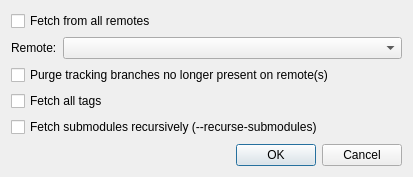
<?xml version="1.0" encoding="UTF-8"?>
<ui version="4.0">
 <class>QGitFetchDialog</class>
 <widget class="QDialog" name="QGitFetchDialog">
  <property name="geometry">
   <rect>
    <x>0</x>
    <y>0</y>
    <width>413</width>
    <height>177</height>
   </rect>
  </property>
  <property name="windowTitle">
   <string>Fetch</string>
  </property>
  <layout class="QVBoxLayout" name="verticalLayout">
   <item>
    <widget class="QCheckBox" name="checkBox_fetchFromAllRemotes">
     <property name="text">
      <string>Fetch from all remotes</string>
     </property>
    </widget>
   </item>
   <item>
    <layout class="QHBoxLayout" name="horizontalLayout_remote">
     <item>
      <widget class="QLabel" name="label_remote">
       <property name="text">
        <string>Remote:</string>
       </property>
      </widget>
     </item>
     <item>
      <widget class="QComboBox" name="comboBox_remote">
       <property name="sizePolicy">
        <sizepolicy hsizetype="Expanding" vsizetype="Fixed">
         <horstretch>0</horstretch>
         <verstretch>0</verstretch>
        </sizepolicy>
       </property>
      </widget>
     </item>
    </layout>
   </item>
   <item>
    <widget class="QCheckBox" name="checkBox_PurgeDeletedBranches">
     <property name="text">
      <string>Purge tracking branches no longer present on remote(s)</string>
     </property>
    </widget>
   </item>
   <item>
    <widget class="QCheckBox" name="checkBox_fetchAllTags">
     <property name="text">
      <string>Fetch all tags</string>
     </property>
    </widget>
   </item>
   <item>
    <widget class="QCheckBox" name="checkBox_recurseSubmodules">
     <property name="text">
      <string>Fetch submodules recursively (--recurse-submodules)</string>
     </property>
    </widget>
   </item>
   <item>
    <spacer name="verticalSpacer">
     <property name="orientation">
      <enum>Qt::Orientation::Vertical</enum>
     </property>
     <property name="sizeHint" stdset="0">
      <size>
       <width>20</width>
       <height>32</height>
      </size>
     </property>
    </spacer>
   </item>
   <item>
    <layout class="QHBoxLayout" name="horizontalLayout">
     <item>
      <spacer name="horizontalSpacer">
       <property name="orientation">
        <enum>Qt::Orientation::Horizontal</enum>
       </property>
       <property name="sizeHint" stdset="0">
        <size>
         <width>40</width>
         <height>20</height>
        </size>
       </property>
      </spacer>
     </item>
     <item>
      <widget class="QPushButton" name="pushButton_OK">
       <property name="text">
        <string>OK</string>
       </property>
      </widget>
     </item>
     <item>
      <widget class="QPushButton" name="pushButton_Cancel">
       <property name="text">
        <string>Cancel</string>
       </property>
      </widget>
     </item>
    </layout>
   </item>
  </layout>
 </widget>
 <resources/>
 <connections>
  <connection>
   <sender>pushButton_OK</sender>
   <signal>clicked()</signal>
   <receiver>QGitFetchDialog</receiver>
   <slot>accept()</slot>
   <hints>
    <hint type="sourcelabel">
     <x>273</x>
     <y>155</y>
    </hint>
    <hint type="destinationlabel">
     <x>158</x>
     <y>154</y>
    </hint>
   </hints>
  </connection>
  <connection>
   <sender>pushButton_Cancel</sender>
   <signal>clicked()</signal>
   <receiver>QGitFetchDialog</receiver>
   <slot>reject()</slot>
   <hints>
    <hint type="sourcelabel">
     <x>367</x>
     <y>152</y>
    </hint>
    <hint type="destinationlabel">
     <x>367</x>
     <y>121</y>
    </hint>
   </hints>
  </connection>
 </connections>
</ui>
